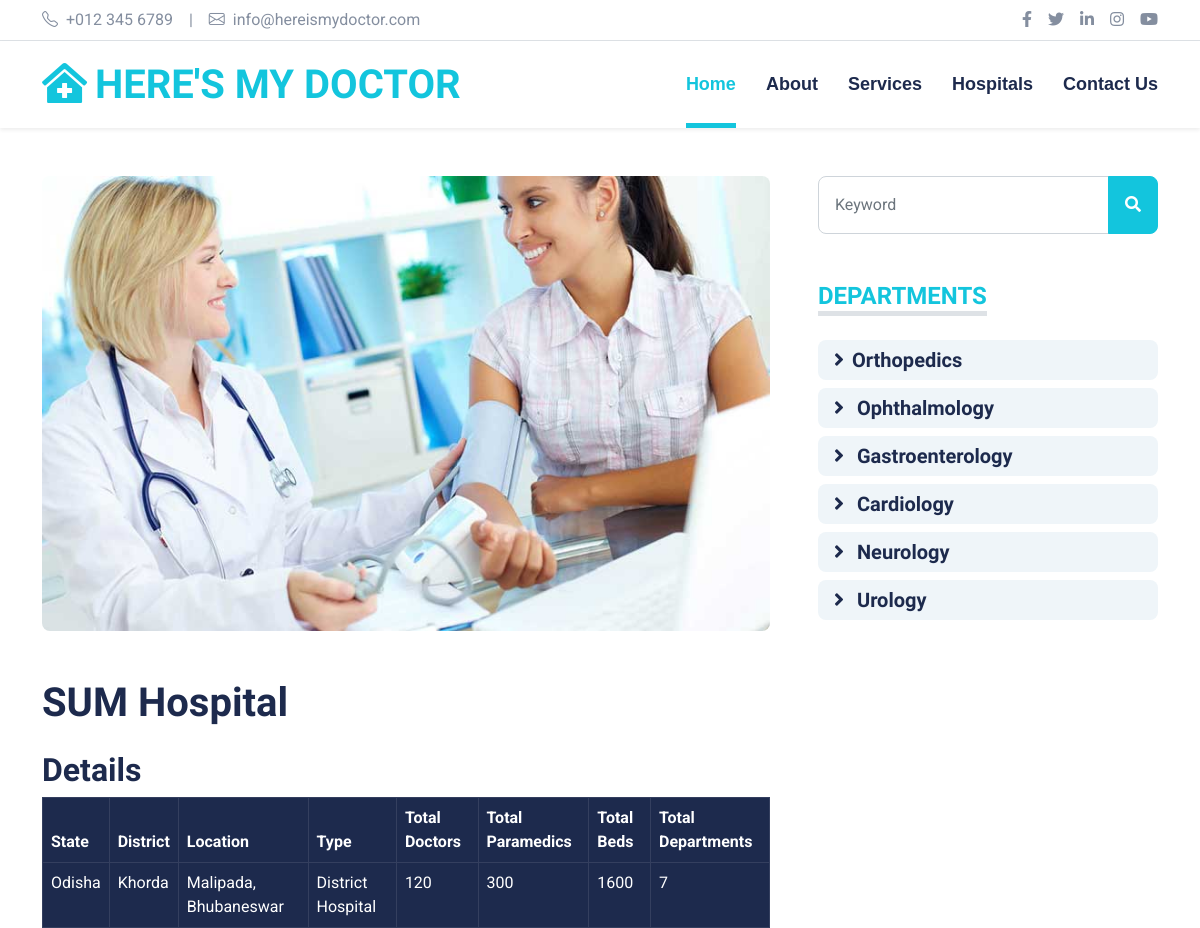
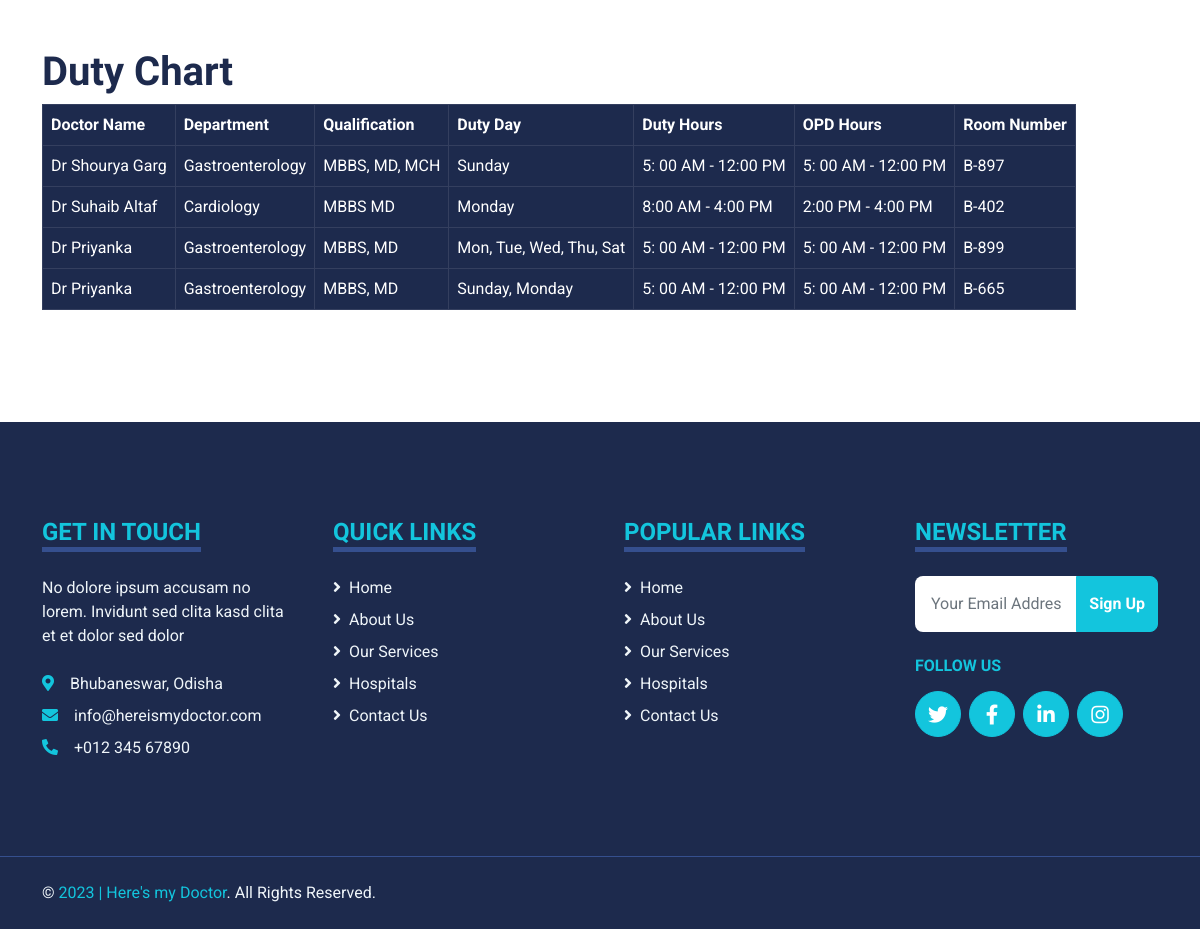
The page /medicare/hospitals/6/ on the database its author committed (2 pictures, top to bottom).
### hospitals/models.py (models this page shows, shortened)
class Hospital(models.Model):
    user = models.OneToOneField(User, on_delete=models.CASCADE, primary_key=True)
    name = models.CharField(max_length = 500)
    state = models.CharField(choices=STATE_CHOICES, max_length=80)
    district = models.CharField(max_length=80)
    location = models.CharField(max_length = 250)
    type = models.CharField(choices=HOSPITAL_CHOICES ,max_length = 150)
    total_doctors = models.IntegerField(default=0)
    total_paramedics = models.IntegerField(default=0)
    total_beds = models.IntegerField(default = 0)
    total_departments = models.IntegerField(default=0)
    departments = models.TextField(default = "General")

class Doctor(models.Model):
    name = models.CharField(max_length=150)
    qualification = models.CharField(max_length=150)
    department = models.CharField(max_length=150)
    hospital = models.ManyToManyField(Hospital, related_name="hospital")
    duty_day = models.CharField(max_length=500, default = "Please enter the data here")
    duty_time = models.CharField(max_length=150)
    OPD_time = models.CharField(max_length=150)
    room_number = models.CharField(max_length=150)
    def __str__(self):
        return self.name

### hospitals/views.py (the view)
# urls.py: path('hospitals/<int:pk>/', views.hospitaldetails, name = "hospitaldetails"),
def hospitaldetails(request, pk):
    hospital = Hospital.objects.filter(pk = pk)[0]
    doctors  = Doctor.objects.filter(hospital = hospital)
    print(doctors)
    ldeparments = hospital.departments
    departments = ldeparments.split(",")
    context = {'hospital':hospital, 'departments': departments, 'doctors': doctors}
    return render(request, 'hospitaldetail.html', context)

### templates/hospitaldetail.html (shortened to what this page needs)
{% extends 'base.html' %}
{% block body %}
  <div class="container py-5">
    <div class="row g-5">
        <div class="col-lg-8">
            <div class="mb-5">
                <img class="img-fluid w-100 rounded mb-5" src="/static/img/blog-2.jpg" alt="">
                <h1 class="mb-4">{{hospital.name}}</h1>
                <h2> Details </h2>
                <table class="table table-bordered table-dark" style = " display: block; overflow: auto;">
                  <thead>
                    <tr>
                      <th scope="col">State</th>
                      <th scope="col">District</th>
                      <th scope="col">Location</th>
                      <th scope="col">Type</th>
                      <th scope="col">Total Doctors </th>
                      <th scope="col">Total Paramedics</th>
                      <th scope="col">Total Beds</th>
                      <th scope="col">Total Departments</th>
                    </tr>
                  </thead>
                  <tbody>
                    <tr>
                      <td>{{hospital.state}}</td>
                      <td>{{hospital.district}}</td>
                      <td>{{hospital.location}}</td>
                      <td> {{hospital.type}}</td>
                      <td>{{hospital.total_doctors}}</td>
                      <td> {{hospital.total_paramedics}}</td>
                      <td>{{hospital.total_beds}}</td>
                      <td>{{hospital.total_departments}}</td>
                    </tr>
                  </tbody>
                </table>
            </div>
        </div>
        <div class="col-lg-4">
            <div class="mb-5">
                <div class="input-group">
                    <input type="text" class="form-control p-3" placeholder="Keyword">
                    <button class="btn btn-primary px-3"><i class="fa fa-search"></i></button>
                </div>
            </div>
            <div class="mb-5">
                <h4 class="d-inline-block text-primary text-uppercase border-bottom border-5 mb-4">Departments</h4>
                <div class="d-flex flex-column justify-content-start">
                {% for x in departments %}
                    <a class="h5 bg-light rounded py-2 px-3 mb-2" href="#"><i class="fa fa-angle-right me-2"></i>{{x}}</a>
                    {% endfor %}
                </div>
            </div>
        </div>
    </div>
    <h1> Duty Chart </h1>
    <table class="table table-bordered table-dark" style = " display: block; overflow: auto;">
        <thead>
          <tr>
            <th scope="col">Doctor Name</th>
            <th scope="col">Department</th>
            <th scope="col">Qualification</th>
            <th scope="col">Duty Day</th>
            <th scope="col">Duty Hours </th>
            <th scope="col">OPD Hours</th>
            <th scope="col">Room Number</th>
          </tr>
        </thead>
        <tbody>
            {% for x in doctors %}
          <tr>
            <td>{{x.name}}</td>
            <td>{{x.department}}</td>
            <td>{{x.qualification}}</td>
            <td>{{x.duty_day}}</td>
            <td>{{x.duty_time}}</td>
            <td>{{x.OPD_time}}</td>
            <td>{{x.room_number}}</td>
          </tr>
          {% endfor %}
        </tbody>
      </table>
</div>
{% endblock body %}

### static/css/style.css (style rules this page uses)
:root { --primary: #13C5DD; --secondary: #354F8E; --light: #EFF5F9; --dark: #1D2A4D; }
.btn { font-weight: 700; transition: .5s; }
.btn-primary { color: #FFFFFF; }

### rows shown on the page
Hospital: name "SUM Hospital", state "Odisha", district "Khorda", location "Malipada, Bhubaneswar", type "District Hospital", total_doctors "120", total_paramedics "300", total_beds "1600", total_departments "7"
Doctor: name "Dr Shourya Garg", department "Gastroenterology", qualification "MBBS, MD, MCH", duty_day "Sunday", duty_time "5: 00 AM - 12:00 PM", OPD_time "5: 00 AM - 12:00 PM", room_number "B-897"
Doctor: name "Dr Suhaib Altaf", department "Cardiology", qualification "MBBS MD", duty_day "Monday", duty_time "8:00 AM - 4:00 PM", OPD_time "2:00 PM - 4:00 PM", room_number "B-402"
Doctor: name "Dr Priyanka", department "Gastroenterology", qualification "MBBS, MD", duty_day "Mon, Tue, Wed, Thu, Sat", duty_time "5: 00 AM - 12:00 PM", OPD_time "5: 00 AM - 12:00 PM", room_number "B-899"
Doctor: name "Dr Priyanka", department "Gastroenterology", qualification "MBBS, MD", duty_day "Sunday, Monday", duty_time "5: 00 AM - 12:00 PM", OPD_time "5: 00 AM - 12:00 PM", room_number "B-665"

### other values the page prints
{{ x }} "Orthopedics" "Ophthalmology" "Gastroenterology" "Cardiology" "Neurology" "Urology"
